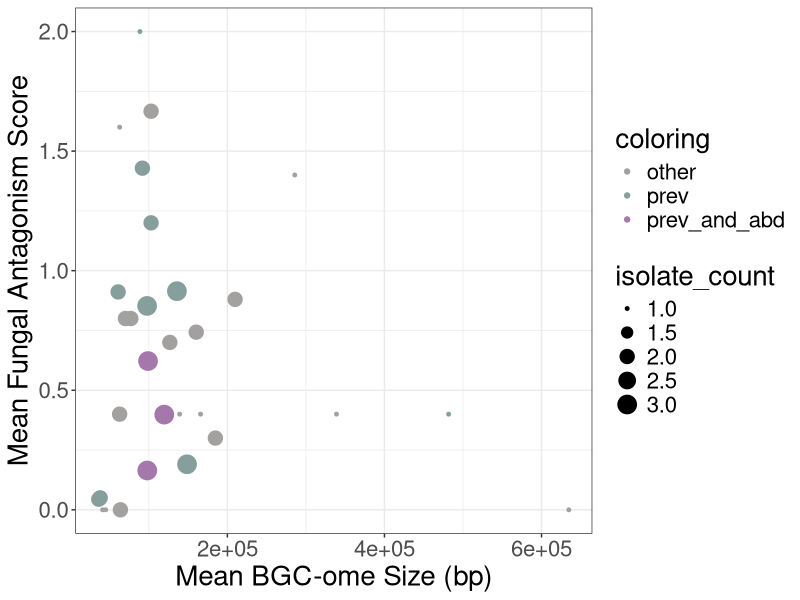

The R source for this figure:
library(ggplot2)
library(ggrepel)

dat <- read.table("BGCome_Size_vs_Antifungal_Score.txt", sep="\t", header=T)
# genus   mean_antifungal_score   isolate_count   avg_rel_abd     avg_bgcome_size

coloring <- c('#a578ab', '#869e9c', '#a3a0a0')
names(coloring) <- c('prev_and_abd', 'prev', 'other')

pdf("BGCome_Size_vs_Antifungal_Score.pdf", height=5, width=7)
ggplot(dat, aes(y=mean_antifungal_score, x=avg_bgcome_size, label=label)) + geom_point(aes(size=isolate_count, color=coloring)) + scale_color_manual(values=coloring)  + theme_bw() + xlab("Mean BGC-ome Size (bp)") + ylab("Mean Fungal Antagonism Score") + theme(text = element_text(size=20)) #+ geom_text_repel(aes(color=coloring)
dev.off()
